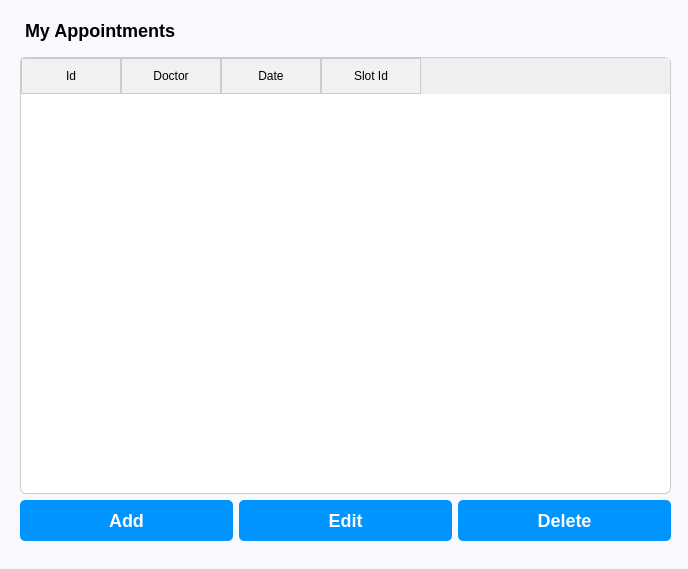
<?xml version="1.0" encoding="UTF-8"?>
<ui version="4.0">
 <class>PatientAppointments</class>
 <widget class="QDialog" name="PatientAppointments">
  <property name="geometry">
   <rect>
    <x>0</x>
    <y>0</y>
    <width>688</width>
    <height>569</height>
   </rect>
  </property>
  <property name="windowTitle">
   <string>Dialog</string>
  </property>
  <property name="styleSheet">
   <string notr="true">QDialog {
    background-color: #f7f9fc;
    font-family: 'Arial', sans-serif;
    font-size: 14px;
    padding: 20px;
    border-radius: 8px;
}

QLabel {
    color: #000;
    margin-bottom: 10px;
    font-size: 18px;
    font-weight: bold;
}

QTableView {
    border: 1px solid #ccc;
    border-radius: 6px;
    background-color: #ffffff;
    color: #000;
}

QTableView::item {
    padding: 10px;
}

QTableView::item:selected {
    background-color: #007acc;
    color: #fff;
}

QTableView::item:disabled {
    background-color: #d3d3d3;
}

QTableView QHeaderView::section {
    background-color: #f1f1f1;
    padding: 8px;
    border: 1px solid #ccc;
}

QPushButton {
    background-color: #0094ff;
    color: #fbfbfe;
    border: none;
    border-radius: 5px;
    padding: 10px 20px;
    font-size: 18px;
    font-weight: bold;
}

QPushButton:hover {
    background-color: #433bff;
}

QPushButton:pressed {
    background-color: #2118d8;
    padding-left: 15px;
    padding-top: 15px;
}</string>
  </property>
  <widget class="QWidget" name="">
   <property name="geometry">
    <rect>
     <x>20</x>
     <y>20</y>
     <width>651</width>
     <height>521</height>
    </rect>
   </property>
   <layout class="QVBoxLayout" name="verticalLayout">
    <item>
     <widget class="QLabel" name="titleLabel">
      <property name="styleSheet">
       <string notr="true">
         QLabel {
             font-size: 18px;
             font-weight: bold;
         }
        </string>
      </property>
      <property name="text">
       <string>My Appointments</string>
      </property>
     </widget>
    </item>
    <item>
     <widget class="QTableWidget" name="tableWidget">
      <column>
       <property name="text">
        <string>Id</string>
       </property>
      </column>
      <column>
       <property name="text">
        <string>Doctor</string>
       </property>
      </column>
      <column>
       <property name="text">
        <string>Date</string>
       </property>
      </column>
      <column>
       <property name="text">
        <string>Slot Id</string>
       </property>
      </column>
     </widget>
    </item>
    <item>
     <layout class="QHBoxLayout" name="horizontalLayout">
      <item>
       <widget class="QPushButton" name="addAppointmentButton">
        <property name="text">
         <string>Add</string>
        </property>
       </widget>
      </item>
      <item>
       <widget class="QPushButton" name="editAppointmentButton">
        <property name="text">
         <string>Edit</string>
        </property>
       </widget>
      </item>
      <item>
       <widget class="QPushButton" name="deleteAppointmentButton">
        <property name="text">
         <string>Delete</string>
        </property>
       </widget>
      </item>
     </layout>
    </item>
   </layout>
  </widget>
 </widget>
 <resources/>
 <connections/>
</ui>
